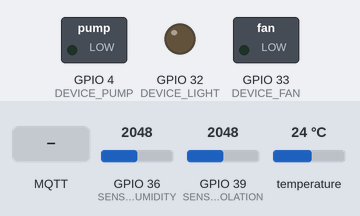
The sketch below on a simulated ESP32. Parts: switched loads named in the sketch (green lamp = pin HIGH), output pins drawn as LEDs (lit = HIGH). Inputs (shaded band) come from the test bench; at power-on: GPIO 36 (SENSOR_HUMIDITY) = 2048, GPIO 39 (SENSOR_INSOLATION) = 2048, temperature 24 °C. WiFi joins after 1.5 s; servers stay silent unless stated; no MQTT or app messages arrive unless stated.

Above: at 2.7 s.
2.8 s: MQTT message "1" arrives on the first subscribed topic
At 4.0 s:
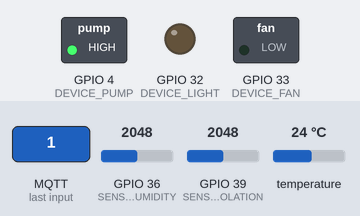
4.3 s: MQTT message "1" arrives on the second subscribed topic
At 6.0 s:
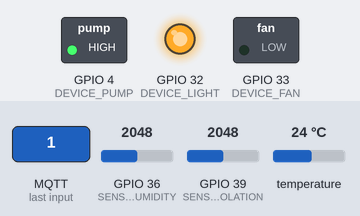
6.8 s: MQTT message "1" arrives on the third subscribed topic
At 9.0 s:
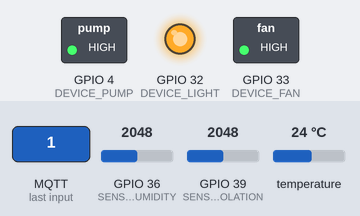
Timing chart, 0 to 10.5 s (numbered marks = the images above; inputs shaded):
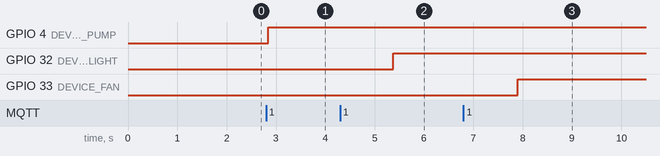

Measured:
- after the input at 2.8 s, GPIO 4 (DEVICE_PUMP): LOW → HIGH at once
- after the input at 4.3 s, GPIO 32 (DEVICE_LIGHT): LOW → HIGH after 1.1 s
- after the input at 6.8 s, GPIO 33 (DEVICE_FAN): LOW → HIGH after 1.1 s

The sketch:

ProgramESP.ino
```cpp
#include <WiFi.h>
#include <PubSubClient.h>
#include <Wire.h>
#include <OneWire.h>
#include <DallasTemperature.h>

//Pins
#define DEVICE_PUMP 4
#define DEVICE_LIGHT 32
#define DEVICE_FAN 33
#define SENSOR_HUMIDITY 36
#define SENSOR_INSOLATION 39
#define SENSOR_THERMOMETER 14

const int msg_delay = 500;

//Mqtt topics configuration
const uint8_t SectionID = 1;
const char greenhousedataTopic[] = "/Greenhouse/data/";
const char pumpTopic[] = "/Section1/pump";
const char lightTopic[] = "/Section1/light";
const char fanTopic[] = "/Section1/fan";

//Network settings
const char* ssid = "......";
const char* password = "......";
const char* mqtt_server = "......."; //IP adress

struct GreenhouseData{
    uint8_t id = SectionID;
    uint8_t temperature;
    uint8_t insolation;
    uint8_t humidity;
};

WiFiClient espClient;
PubSubClient client(espClient);
OneWire oneWire(SENSOR_THERMOMETER);
DallasTemperature thermometer(&oneWire);

void setup() {
  Serial.begin(115200);
  setup_wifi();
  client.setServer(mqtt_server, 1883);
  client.setCallback(callback);
  thermometer.begin();

  pinMode(DEVICE_PUMP, OUTPUT);
  pinMode(DEVICE_LIGHT, OUTPUT);
  pinMode(DEVICE_FAN, OUTPUT);
  digitalWrite(DEVICE_PUMP, LOW);
  digitalWrite(DEVICE_LIGHT, LOW);
  digitalWrite(DEVICE_FAN, LOW);
}

void setup_wifi() {
  delay(10);
  WiFi.begin(ssid, password);
  while (WiFi.status() != WL_CONNECTED) {
    delay(500);
  }
}

void callback(char* topic, byte* message, unsigned int length) {
  bool request = static_cast<bool>(&message);
  if (String(topic) == pumpTopic) digitalWrite(DEVICE_PUMP, request);
  if (String(topic) == lightTopic) digitalWrite(DEVICE_LIGHT, request);
  if (String(topic) == fanTopic) digitalWrite(DEVICE_FAN, request);
}

void reconnect() {
  while (!client.connected()) {
    if (client.connect("ESP8266Client")) {
      client.subscribe(pumpTopic);
      client.subscribe(lightTopic);
      client.subscribe(fanTopic);
    } else {
      delay(5000);
    }
  }
}

const GreenhouseData getGreenhouseData() {
  thermometer.requestTemperatures();
  float temperature = thermometer.getTempCByIndex(0);
  int humidity = map(analogRead(SENSOR_HUMIDITY), 0, 4095, 0, 100);
  int insolation = map(analogRead(SENSOR_INSOLATION), 0, 4095, 0, 100);

  GreenhouseData data;
  data.temperature = static_cast<uint8_t>(temperature);
  data.humidity = static_cast<uint8_t>(humidity);
  data.insolation = static_cast<uint8_t>(insolation);
  return data;
}

void loop() {
  if (!client.connected()) reconnect();
  client.loop();

  GreenhouseData data = getGreenhouseData();
  byte *data_ptr = (byte*)malloc(sizeof(GreenhouseData));
  memcpy(data_ptr, reinterpret_cast<byte*>(&data), sizeof(GreenhouseData));
  client.publish(greenhousedataTopic, data_ptr, sizeof(GreenhouseData));
  delay(msg_delay);
}
```
